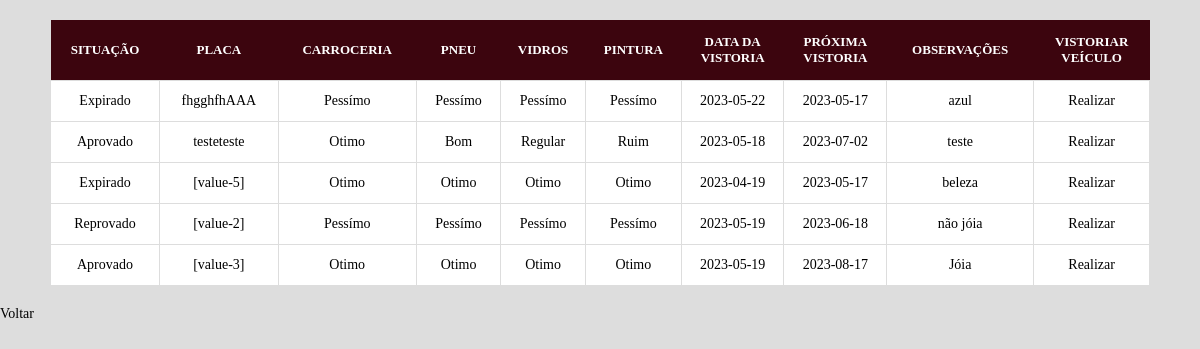
The page /visualizarvistoria.php (signed in) on the database its author committed.
### tables this page shows
CREATE TABLE `vistoria` (
  `id` bigint(20) UNSIGNED NOT NULL,
  `carroceria` varchar(255) NOT NULL,
  `pneu` varchar(255) NOT NULL,
  `vidros` varchar(255) NOT NULL,
  `pintura` varchar(255) NOT NULL,
  `situacao` varchar(30) NOT NULL,
  `observacoes` varchar(255) NOT NULL,
  `dataatual` date NOT NULL,
  `dataprox` date NOT NULL,
  `placa` varchar(255) NOT NULL
);

### visualizarvistoria.php (the view, shortened to what this page needs)
<!DOCTYPE html>
<html lang="pt-BR">
<?php
include('conexao.php');
$prioridade = isset($_SESSION['prioridade']) ? $_SESSION['prioridade'] : null;
$sql = "SELECT * FROM vistoria ";
$result = mysqli_query($link, $sql) or die('Query failed: ' . mysqli_error($link));
?>
<head>
    <link rel="stylesheet" href="css/styleTabelas.css">
</head>
<body>
    <table>
        <thead>
            <th>SITUAÇÃO</th>
            <th>PLACA</th>
            <th>CARROCERIA</th>
            <th>PNEU</th>
            <th>VIDROS</th>
            <th>PINTURA</th>
            <th>DATA DA VISTORIA</th>
            <th>PRÓXIMA VISTORIA</th>
            <th>OBSERVAÇÕES</th>
            <?php
            if ($prioridade >= 50) { ?>
                <th>VISTORIAR VEÍCULO</th>
            <?php } ?>
        </thead>
        <tbody>
            <?php
            while ($row = mysqli_fetch_array($result, MYSQLI_ASSOC)) { ?>
                <tr>
                    <?php
                    if (strtotime($row['dataprox']) < strtotime(date('Y-m-d'))) {
                        $row['situacao'] = 'Expirado';
                    } ?>
                    <td class="<?= ($row['situacao'] === 'Aprovado' && strtotime($row['dataprox']) >= strtotime(date('Y-m-d'))) ? 'green' : ($row['situacao'] === 'Reprovado' ? 'red' : (strtotime($row['dataprox']) < strtotime(date('Y-m-d')) ? 'yellow' : '')) ?>"><?= ($row['situacao'] === 'Pendente' && strtotime($row['dataprox']) < strtotime(date('Y-m-d'))) ? 'Pendente' : $row['situacao'] ?></td>
                    <td><?= $row['placa'] ?></td>
                    <td><?= $row['carroceria'] ?></td>
                    <td><?= $row['pneu'] ?></td>
                    <td><?= $row['vidros'] ?></td>
                    <td><?= $row['pintura'] ?></td>
                    <td><?= $row['dataatual'] ?></td>
                    <td ><?= $row['dataprox'] ?></td>
                    <td><?= $row['observacoes'] ?></td>
                    <?php
                    if ($prioridade >= 50) {
                        $dados_query = http_build_query($row);
                        $url_destino = "vistoria.php?" . $dados_query;
                    ?>
                        <td><a class="botao" href="<?= $url_destino ?>" <?= http_build_query($row) ?>>Realizar</a></td>
                    <?php } ?>
                </tr>
            <?php }
            ?>
        </tbody>
    </table>
    <a class="botao" href="menu.php">Voltar</a>
</body>
</html>

### css/styleTabelas.css (style rules this page uses)
* { margin: 0; overflow-x: hidden; font-family: Cambria, Cochin, Georgia, Times, 'Times New Roman', serif; }
html, body { width: 100%; height: 100%; margin: 0; padding: 0; }
body { display: flex; flex-direction: column; background-color: #ddd; position: relative; height: 100%; min-height: 100%; }
table { border-collapse: collapse; margin: 20px 50px; }
thead { border: 0; }
tbody { border: 0; }
th { height: 50px; width: 50px; font-size: 13px; font-weight: bold; text-align: center; color: white; background-color: #3c050e; padding: 5px; }
td { height: 30px; width: 50px; text-align: center; font-size: 14px; background: white; color: black; border: 1px solid #ddd; padding: 5px; }
a { font-size: 14px; color: black; text-decoration: none; }

### rows shown on the page
vistoria: situacao "Expirado", placa "fhgghfhAAA", carroceria "Pessímo", pneu "Pessímo", vidros "Pessímo", pintura "Pessímo", dataatual "2023-05-22", dataprox "2023-05-17", observacoes "azul"
vistoria: situacao "Aprovado", placa "testeteste", carroceria "Otimo", pneu "Bom", vidros "Regular", pintura "Ruim", dataatual "2023-05-18", dataprox "2023-07-02", observacoes "teste"
vistoria: situacao "Expirado", placa "[value-5]", carroceria "Otimo", pneu "Otimo", vidros "Otimo", pintura "Otimo", dataatual "2023-04-19", dataprox "2023-05-17", observacoes "beleza"
vistoria: situacao "Reprovado", placa "[value-2]", carroceria "Pessímo", pneu "Pessímo", vidros "Pessímo", pintura "Pessímo", dataatual "2023-05-19", dataprox "2023-06-18", observacoes "não jóia"
vistoria: situacao "Aprovado", placa "[value-3]", carroceria "Otimo", pneu "Otimo", vidros "Otimo", pintura "Otimo", dataatual "2023-05-19", dataprox "2023-08-17", observacoes "Jóia"
